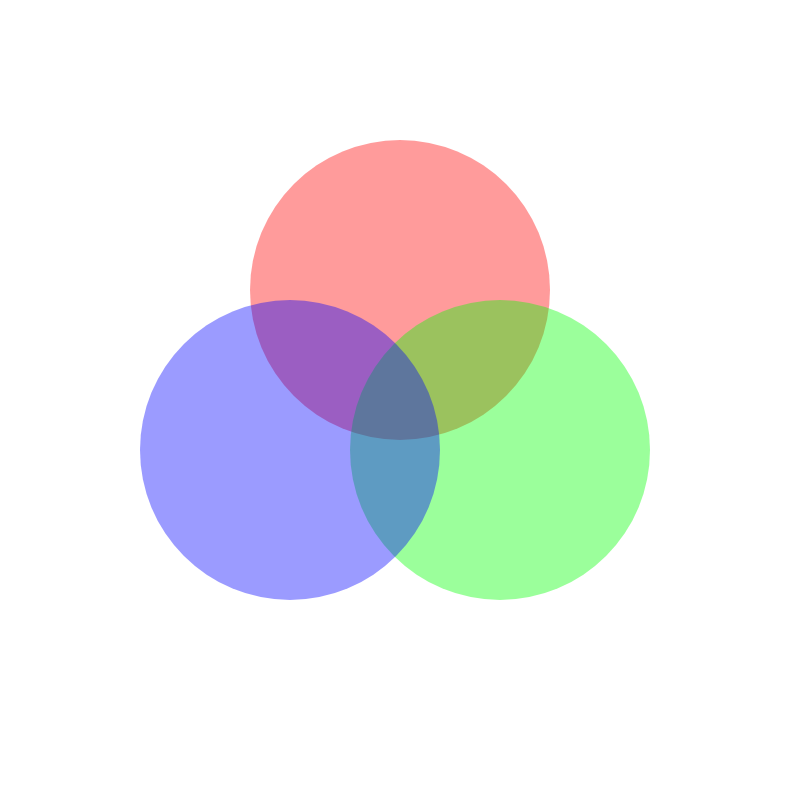
Frame 1 (no input)
Frame 60 (no input): identical to frame 1, image omitted
Frame 120 (the mouse pressed at the canvas centre since frame 60): identical to frame 1, image omitted

The p5.js sketch that drew this single still picture (run headless with seeded random() and noise() and a simulated clock; from frame 60 on, the mouse is pressed at the canvas centre):

// p5.js sketch
// ── sketch.js
function setup() {
  var cnv = createCanvas(800, 800);
  var x = (windowWidth - width) / 2;
  var y = (windowHeight - height) /2;
  cnv.position(x,y);
}

function draw() {
  background(255);
let red = [255, 1, 1, 100]; 
let green =[1, 255, 1, 100];
let blue = [1, 1, 255, 100];


noStroke();
fill(red);
  circle(400, 290, 300)
  
fill(green);
  circle(500, 450, 300);
  
  fill(blue);
  circle(290, 450, 300);
  
  
  

}
